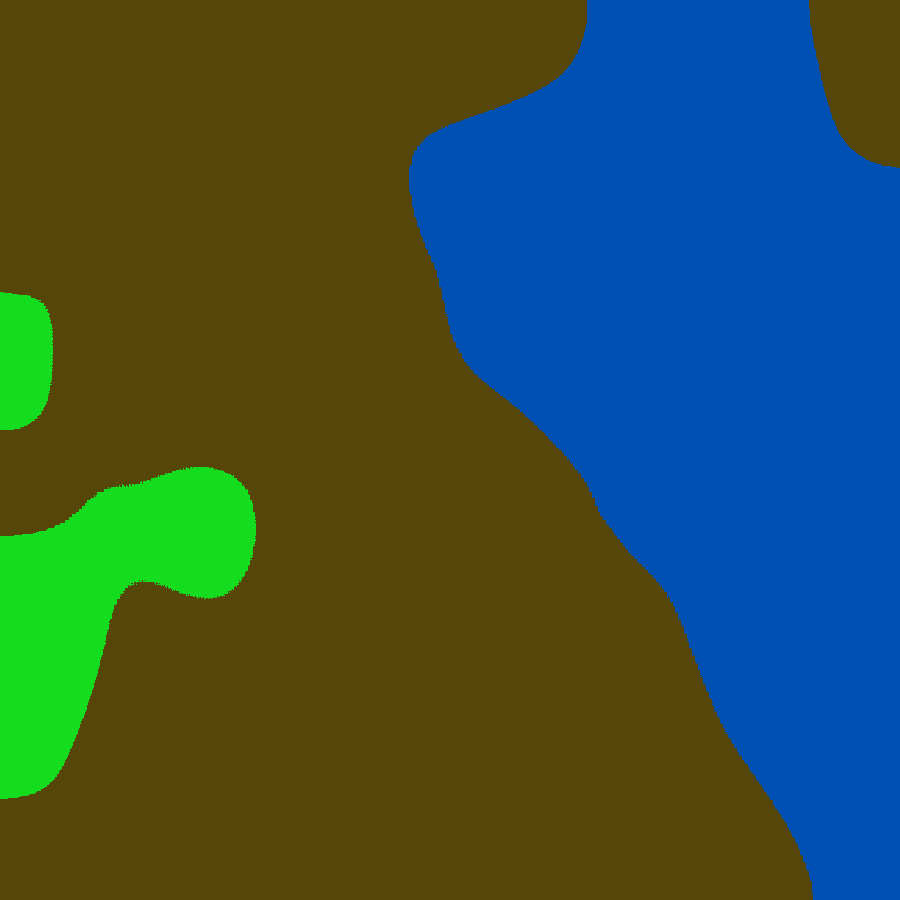
Frame 1 (no input)
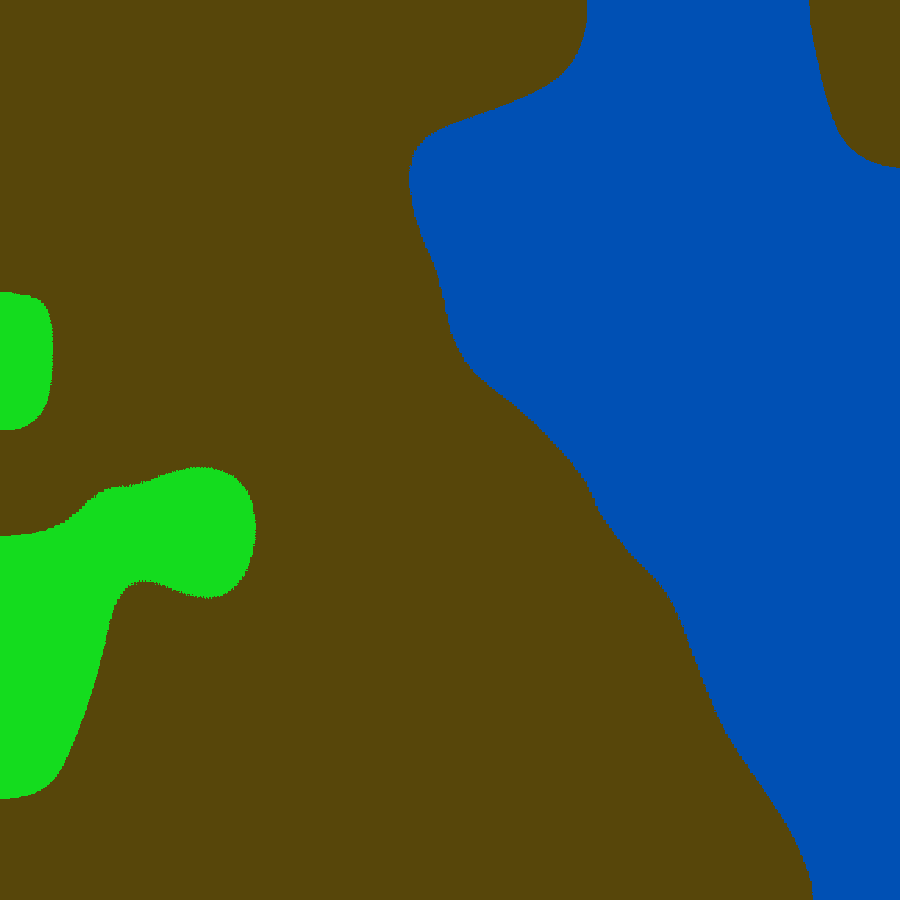
Frame 60 (the mouse pressed at the canvas centre just before this capture)
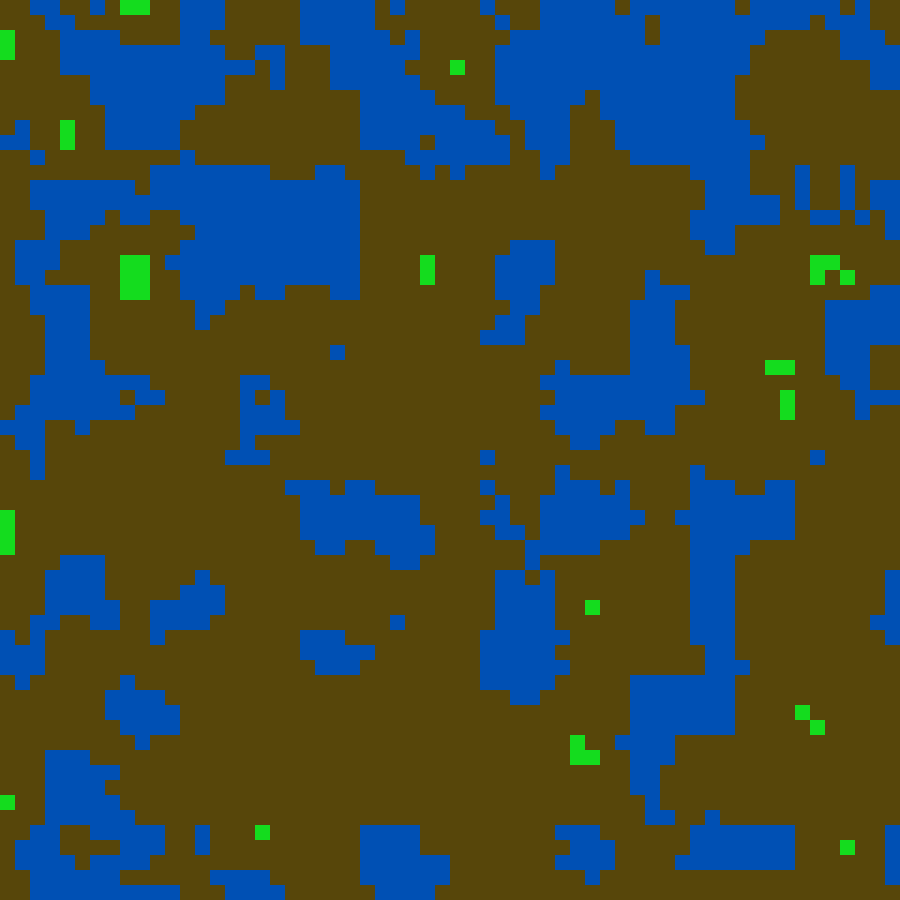
Frame 120 (the mouse held since frame 60 and released just before this capture)

The Processing sketch that drew these frames (run headless with seeded random() and noise(); from frame 60 on, the mouse is pressed at the canvas centre):

// Processing sketch: world_generator
// ── world_generator.pde
float z = 0;


void setup() {
  size(900, 900);
  //rectMode(CENTER);
  noStroke();

}

void draw() {
  float scl = map(mouseX, 0, width, 0.001, 0.03);
  float margin = map(mouseY, 0, height, 1, 30);
  background(51);
  for (int x=0; x<width; x+=margin) {
    for (int y=0; y<height; y+=margin) {
      float n = noise(x*scl, y*scl, z*scl);
      if (n >0.2)
        fill(0,80, 180);
      if (n >0.4)
        fill(87, 70, 10);
      if (n >0.7)
        fill(20, 220, 30);
      square(x, y, margin);
    }
  }
  z+=0.1;
}
